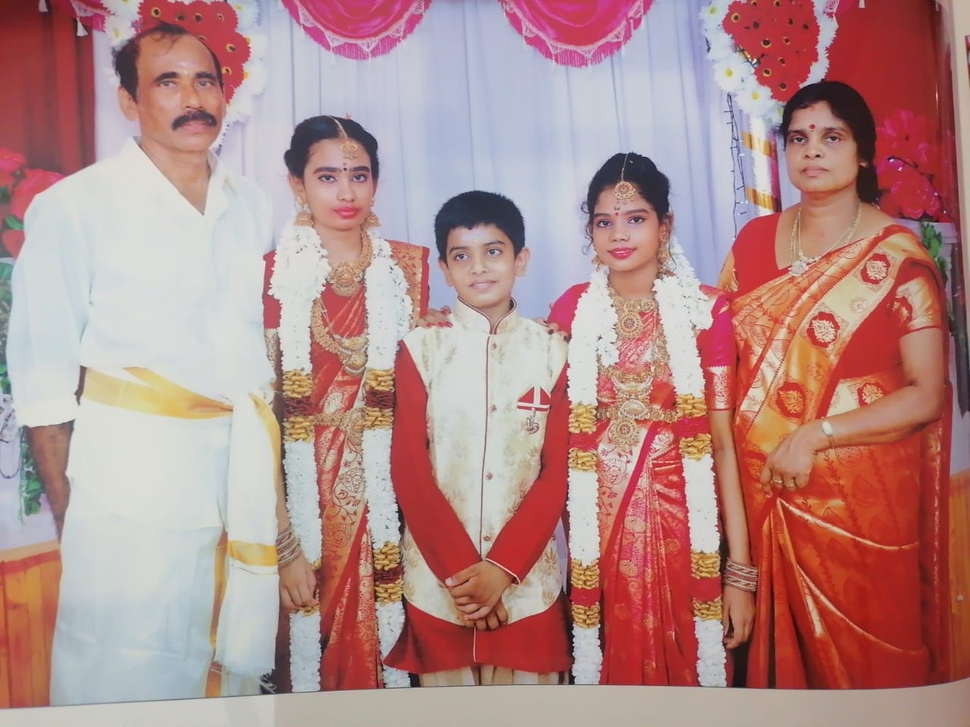
#> input picture Known_faces/group_photo.jpg, 970 x 727 px, shrunk from 1280 x 960 before the run, found by its file name
$ python multiple_face_crop.py
#> lines starting #> are read from the running program, lines starting #| are printed output that depends on the picture; after the words box and inside, x2 and y2 are one past the last pixel; in counts of white or black regions, pixels touching at a corner belong together
import cv2
# Bring OpenCV library into this program.


face_detector = cv2.CascadeClassifier(
    cv2.data.haarcascades +
    "haarcascade_frontalface_default.xml"
)
# Load Haar Cascade face detector.


img = cv2.imread(
    "Known_Faces/group_photo.jpg"
)
#> img is the input picture: shape (727, 970, 3); mean B, G, R 136.5, 138.5, 179.3
# Read image.


gray = cv2.cvtColor(
    img,
    cv2.COLOR_BGR2GRAY
)
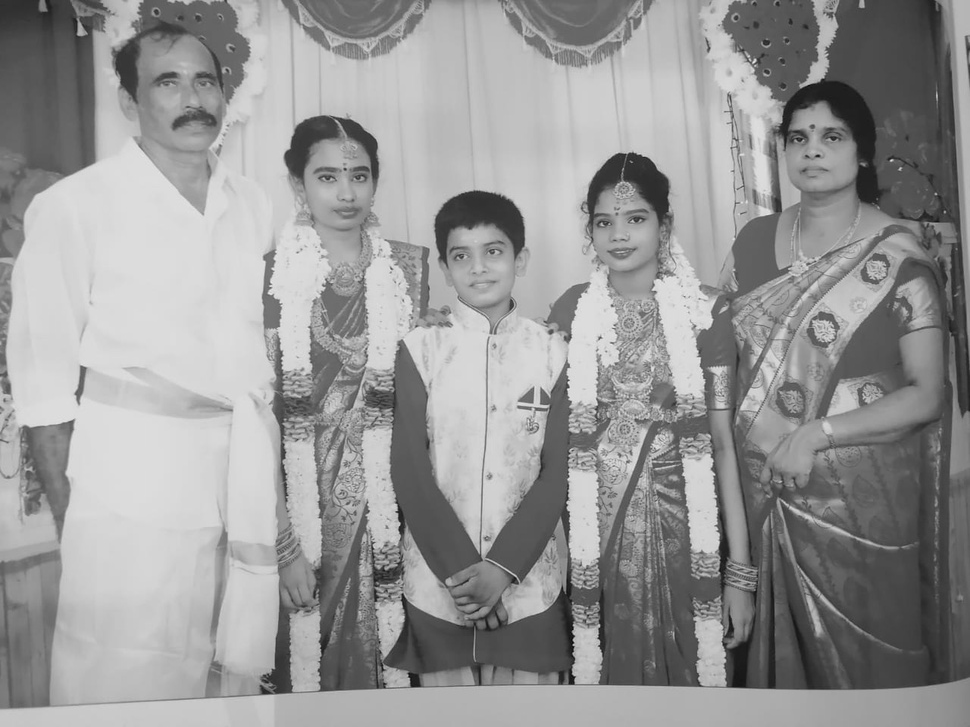
#> gray: shape (727, 970); min 10, max 237, mean 150.5
# Convert image to grayscale.


faces = face_detector.detectMultiScale(
    gray,
    scaleFactor=1.1,
    minNeighbors=7
)
#> faces = [[771, 105, 88, 88], [577, 186, 89, 89], [433, 219, 90, 90], [295, 139, 97, 97], [122, 32, 130, 130]]
# Detect faces.


print("Faces detected:", len(faces))
#| Faces detected: 5


face_count = 1
# Counter for naming face images.


for (x, y, w, h) in faces:

    cv2.rectangle(
        img,
        (x, y),
        (x + w, y + h),
        (0, 255, 0),
        3
    )
    # Draw rectangle around face.

    face_roi = img[
        y:y+h,
        x:x+w
    ]
    # Crop face.

    cv2.imwrite(
        f"Known_Faces/face_{face_count}.jpg",
        face_roi
    )
    # Save cropped face.

    face_count += 1
#> this loop made 5 passes
#> pass 1, `face_roi = img[ y:y+h, x:x+w ]`:
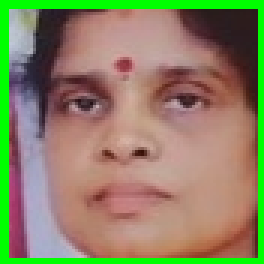
#> face_roi: shape (88, 88, 3) (shown 3 times larger); mean B, G, R 99.3, 131.8, 139.9
#> pass 2, `face_roi = img[ y:y+h, x:x+w ]`:
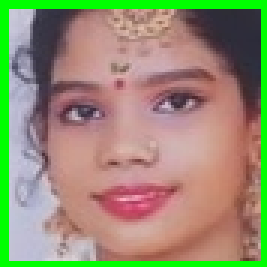
#> face_roi: shape (89, 89, 3) (shown 3 times larger); mean B, G, R 114.5, 142.5, 150
#> pass 3, `face_roi = img[ y:y+h, x:x+w ]`:
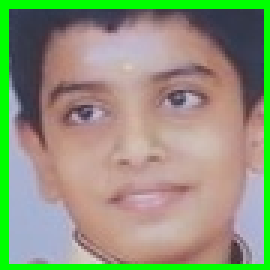
#> face_roi: shape (90, 90, 3) (shown 3 times larger); mean B, G, R 123.6, 150.3, 144.9
#> after the loop:
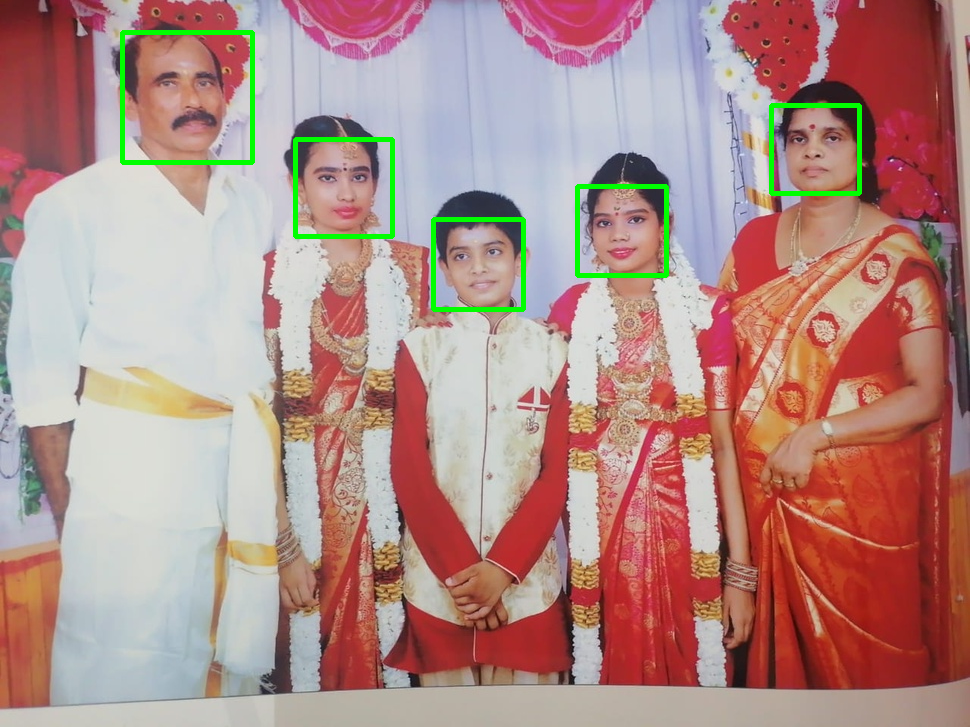
#> img: shape (727, 970, 3); 1.39% of pixels changed, all inside (x1, y1, x2, y2) = (120, 30, 862, 312)
#> after the loop, face_count = 6


cv2.imshow(
    "Detected Faces",
    img
)

cv2.waitKey(0)

cv2.destroyAllWindows()

$ run again, with Known_faces/atharsha.jpg copied over Known_faces/group_photo.jpg
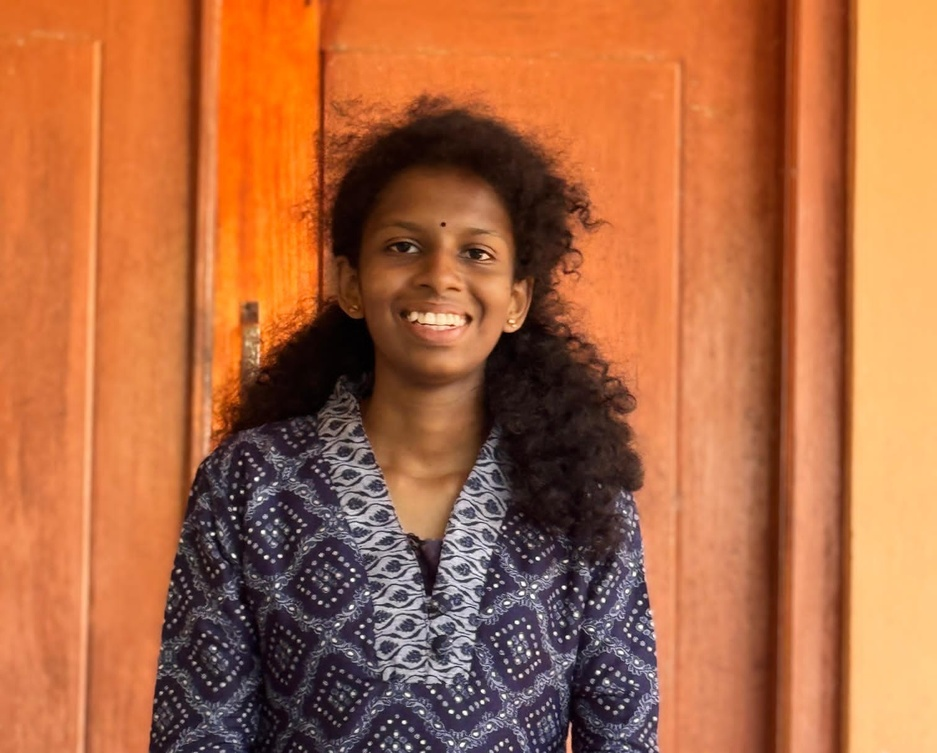
#> input picture Known_faces/atharsha.jpg, 937 x 753 px, shrunk from 1512 x 1215 before the run, found by its file name
#> img is the input picture: shape (753, 937, 3); mean B, G, R 66.3, 105.3, 174.1
#> faces = [[345, 174, 190, 190]]
#| Faces detected: 1
#> the loop `for (x, y, w, h) in faces: ` made 1 pass
#> (x, y, w, h, face_count) on pass 1: (345, 174, 190, 190, 2)
#> pass 1, `face_roi = img[ y:y+h, x:x+w ]`:
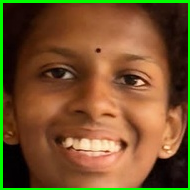
#> face_roi: shape (190, 190, 3); mean B, G, R 44.3, 84.4, 118.6
#> after the loop `for (x, y, w, h) in faces:`:
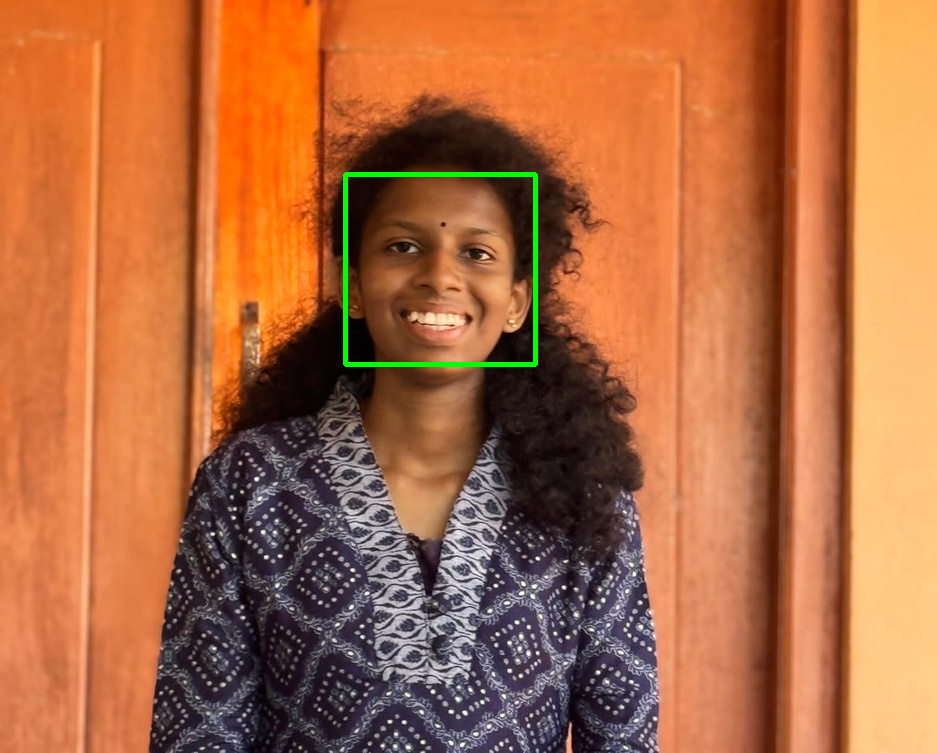
#> img: shape (753, 937, 3); 0.54% of pixels changed, all inside (x1, y1, x2, y2) = (343, 172, 538, 367)
#> after the loop `for (x, y, w, h) in faces:`: face_count = 2

$ run again, with Known_faces/face_4.jpg copied over Known_faces/group_photo.jpg
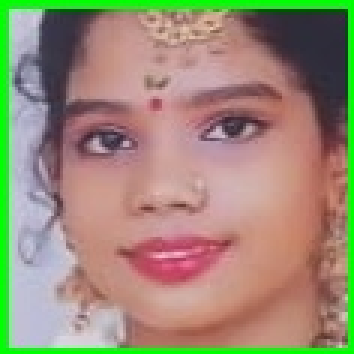
#> input picture Known_faces/face_4.jpg, 118 x 118 px, found by its file name (shown 3 times larger)
#> img is the input picture: shape (118, 118, 3); mean B, G, R 118.5, 139.8, 155
#> faces = [[9, 8, 98, 98]]
#| Faces detected: 1
#> the loop `for (x, y, w, h) in faces: ` made 1 pass
#> (x, y, w, h, face_count) on pass 1: (9, 8, 98, 98, 2)
#> pass 1, `face_roi = img[ y:y+h, x:x+w ]`:
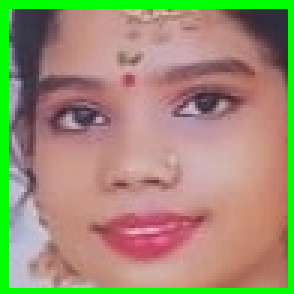
#> face_roi: shape (98, 98, 3) (shown 3 times larger); mean B, G, R 116.1, 142.8, 158.6
#> after the loop `for (x, y, w, h) in faces:`:
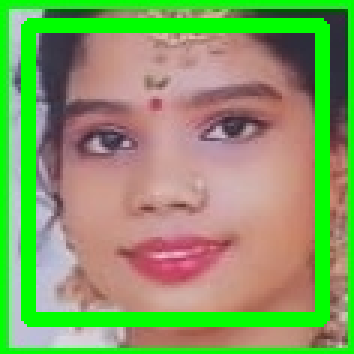
#> img: shape (118, 118, 3) (shown 3 times larger); 13.99% of pixels changed, all inside (x1, y1, x2, y2) = (7, 6, 110, 109)
#> after the loop `for (x, y, w, h) in faces:`: face_count = 2

$ run again, with Known_faces/face_5.jpg copied over Known_faces/group_photo.jpg
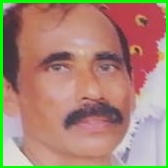
#> input picture Known_faces/face_5.jpg, 168 x 168 px, found by its file name
#> img is the input picture: shape (168, 168, 3); mean B, G, R 116.7, 135.2, 168.2
#> `gray = cv2.cvtColor( img, cv2.COLOR_BGR2GRAY )`:
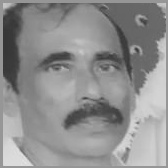
#> gray: shape (168, 168); min 54, max 229, mean 142.9
#> faces = [[9, 9, 147, 147]]
#| Faces detected: 1
#> the loop `for (x, y, w, h) in faces: ` made 1 pass
#> (x, y, w, h, face_count) on pass 1: (9, 9, 147, 147, 2)
#> after the loop `for (x, y, w, h) in faces:`:
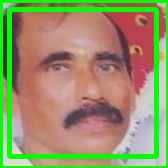
#> img: shape (168, 168, 3); 10.37% of pixels changed, all inside (x1, y1, x2, y2) = (7, 7, 159, 159)
#> after the loop `for (x, y, w, h) in faces:`: face_count = 2
